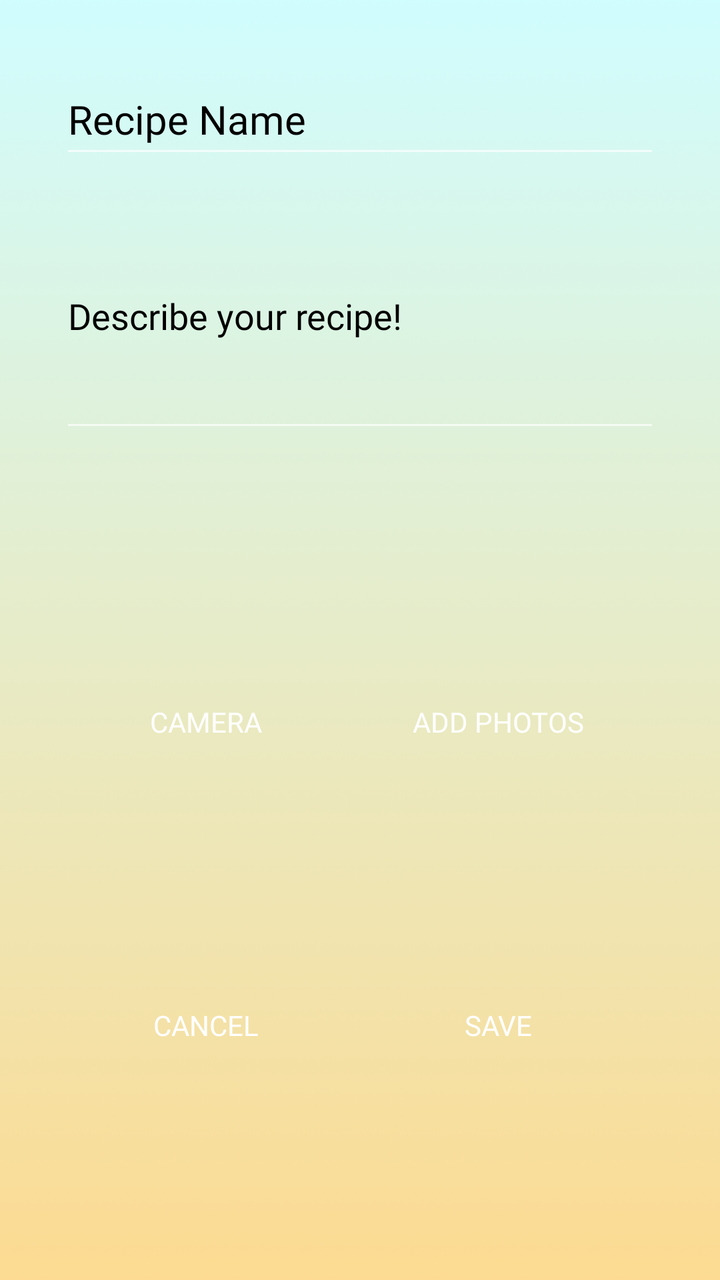
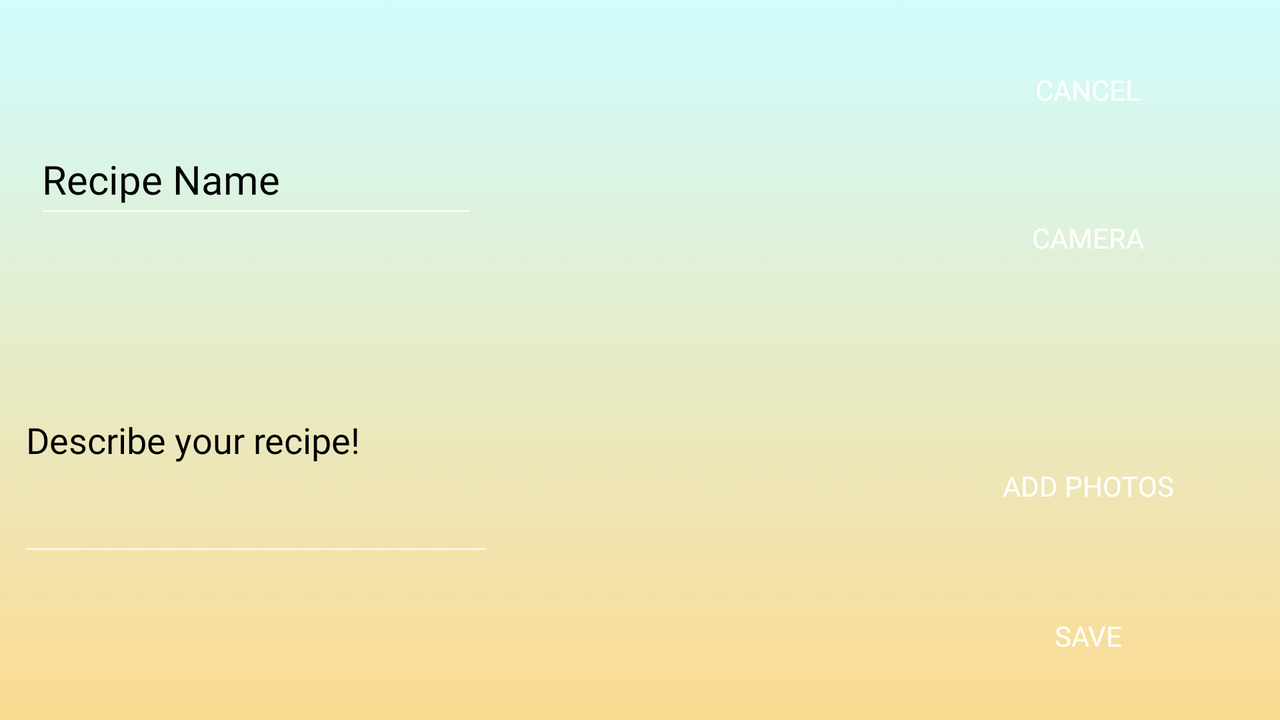

The same Android screen from two of the app's own layout files: first res/layout/ as a phone draws it, then the repository's variant for another configuration, drawn on a device whose configuration selects that folder. Both files follow.
<!-- AndroidManifest.xml: application theme AppTheme -->
<!-- res/layout/content_add_recipe.xml -->
<?xml version="1.0" encoding="utf-8"?>
<android.support.constraint.ConstraintLayout xmlns:android="http://schemas.android.com/apk/res/android"
    xmlns:app="http://schemas.android.com/apk/res-auto"
    xmlns:tools="http://schemas.android.com/tools"
    android:layout_width="match_parent"
    android:layout_height="match_parent"
    android:background="@drawable/background"
    app:layout_behavior="@string/appbar_scrolling_view_behavior"
    tools:context=".AddRecipe"
    tools:showIn="@layout/activity_add_recipe">

    <EditText
        android:id="@+id/recipeName"
        android:layout_width="300dp"
        android:layout_height="52dp"
        android:layout_marginEnd="8dp"
        android:layout_marginStart="8dp"
        android:layout_marginTop="32dp"
        android:ems="10"
        android:fontFamily="@font/cagliostro"
        android:hint="@string/recipeName"
        android:inputType="textPersonName"
        android:textColor="@android:color/background_dark"
        android:textColorHint="@android:color/background_dark"
        android:textSize="20sp"
        app:layout_constraintEnd_toEndOf="parent"
        app:layout_constraintStart_toStartOf="parent"
        app:layout_constraintTop_toTopOf="parent" />

    <Button
        android:id="@+id/recipeName_clear"
        android:layout_width="30dp"
        android:layout_height="30dp"
        android:layout_marginBottom="8dp"
        android:layout_marginEnd="8dp"
        android:layout_marginTop="8dp"
        android:background="@drawable/ic_clear_black_24dp"
        app:layout_constraintBottom_toBottomOf="@+id/recipeName"
        app:layout_constraintEnd_toEndOf="@+id/recipeName"
        app:layout_constraintTop_toTopOf="@+id/recipeName" />

    <EditText
        android:id="@+id/recipeDescription"
        android:layout_width="300dp"
        android:layout_height="129dp"
        android:layout_marginTop="8dp"
        android:ems="10"
        android:fontFamily="@font/cagliostro"
        android:hint="@string/recipeDescription"
        android:inputType="textMultiLine"
        android:textColor="@android:color/background_dark"
        android:textColorHint="@android:color/background_dark"
        app:layout_constraintEnd_toEndOf="@+id/recipeName"
        app:layout_constraintHorizontal_bias="0.0"
        app:layout_constraintStart_toStartOf="@+id/recipeName"
        app:layout_constraintTop_toBottomOf="@+id/recipeName" />

    <Button
        android:id="@+id/recipeDescription_clear"
        android:layout_width="30dp"
        android:layout_height="30dp"
        android:layout_marginBottom="8dp"
        android:layout_marginEnd="8dp"
        android:layout_marginTop="8dp"
        android:background="@drawable/ic_clear_black_24dp"
        app:layout_constraintBottom_toBottomOf="@+id/recipeDescription"
        app:layout_constraintEnd_toEndOf="@+id/recipeDescription"
        app:layout_constraintTop_toTopOf="@+id/recipeDescription" />

    <Button
        android:id="@+id/openCamera"
        android:layout_width="130dp"
        android:layout_height="wrap_content"
        android:layout_marginStart="8dp"
        android:layout_marginTop="8dp"
        android:background="@drawable/side_nav_bar"
        android:fontFamily="@font/cagliostro"
        android:text="@string/openCamera"
        app:layout_constraintStart_toStartOf="@+id/recipeName"
        app:layout_constraintTop_toBottomOf="@+id/recipeImage" />

    <Button
        android:id="@+id/cancel"
        android:layout_width="130dp"
        android:layout_height="wrap_content"
        android:layout_marginBottom="8dp"
        android:layout_marginTop="8dp"
        android:background="@drawable/side_nav_bar"
        android:fontFamily="@font/cagliostro"
        android:text="@android:string/cancel"
        app:layout_constraintBottom_toBottomOf="parent"
        app:layout_constraintStart_toStartOf="@+id/openCamera"
        app:layout_constraintTop_toBottomOf="@+id/openCamera" />

    <Button
        android:id="@+id/save"
        android:layout_width="130dp"
        android:layout_height="wrap_content"
        android:layout_marginBottom="8dp"
        android:layout_marginStart="16dp"
        android:layout_marginTop="8dp"
        android:background="@drawable/side_nav_bar"
        android:fontFamily="@font/cagliostro"
        android:text="@string/save"
        app:layout_constraintBottom_toBottomOf="parent"
        app:layout_constraintEnd_toEndOf="@+id/addPhotos"
        app:layout_constraintStart_toEndOf="@+id/cancel"
        app:layout_constraintTop_toBottomOf="@+id/addPhotos" />

    <ImageView
        android:id="@+id/recipeImage"
        android:layout_width="100dp"
        android:layout_height="100dp"
        android:layout_marginEnd="100dp"
        android:layout_marginStart="100dp"
        android:layout_marginTop="8dp"
        android:contentDescription="@string/recipeImage"
        app:layout_constraintEnd_toEndOf="@+id/recipeName"
        app:layout_constraintHorizontal_bias="0.0"
        app:layout_constraintStart_toStartOf="@+id/recipeName"
        app:layout_constraintTop_toBottomOf="@+id/recipeDescription" />

    <Button
        android:id="@+id/addPhotos"
        android:layout_width="130dp"
        android:layout_height="wrap_content"
        android:layout_marginEnd="8dp"
        android:layout_marginStart="16dp"
        android:layout_marginTop="8dp"
        android:background="@drawable/side_nav_bar"
        android:fontFamily="@font/cagliostro"
        android:text="@string/addPhotos"
        app:layout_constraintEnd_toEndOf="@+id/recipeName_clear"
        app:layout_constraintStart_toEndOf="@+id/openCamera"
        app:layout_constraintTop_toBottomOf="@+id/recipeImage" />

</android.support.constraint.ConstraintLayout>
<!-- res/layout/activity_add_recipe.xml (included above) -->
<?xml version="1.0" encoding="utf-8"?>
<android.support.design.widget.CoordinatorLayout xmlns:android="http://schemas.android.com/apk/res/android"
    xmlns:app="http://schemas.android.com/apk/res-auto"
    xmlns:tools="http://schemas.android.com/tools"
    android:layout_width="match_parent"
    android:layout_height="match_parent"
    tools:context=".AddRecipe">

    <android.support.design.widget.AppBarLayout
        android:layout_width="match_parent"
        android:layout_height="wrap_content"
        android:theme="@style/AppTheme.AppBarOverlay">

        <android.support.v7.widget.Toolbar
            android:id="@+id/toolbar"
            android:layout_width="match_parent"
            android:layout_height="?attr/actionBarSize"
            android:background="?attr/colorPrimary"
            app:popupTheme="@style/AppTheme.PopupOverlay" />

    </android.support.design.widget.AppBarLayout>

    <include layout="@layout/content_add_recipe" />

</android.support.design.widget.CoordinatorLayout>
<!-- resources referenced by this layout -->
<resources>
  <!-- drawable background: png bitmap (drawable, 126099 bytes) -->
  <string name="addPhotos">Add Photos</string>
  <string name="openCamera">Camera</string>
  <string name="recipeDescription">Describe your recipe!</string>
  <string name="recipeImage">Recipe Image</string>
  <string name="recipeName">Recipe Name</string>
  <string name="save">Save</string>
  <style name="AppTheme.AppBarOverlay" parent="ThemeOverlay.AppCompat.Dark.ActionBar" />
  <style name="AppTheme.PopupOverlay" parent="ThemeOverlay.AppCompat.Light" />
  <!-- from res/values-v21/ -->
  <style name="AppTheme" parent="Theme.AppCompat.NoActionBar">
          
          <item name="colorPrimaryDark">?android:attr/colorButtonNormal</item>
          <item name="android:colorBackground">@android:color/background_light</item>
          <item name="android:windowBackground">@color/colorPrimary</item>
          <item name="android:navigationBarColor">@color/colorPrimary</item>
      </style>
  <color name="colorPrimary">#4bd1b6</color>
</resources>
<!-- res/layout-land/content_add_recipe.xml (the repository's variant of the layout above) -->
<!-- drawn on the phone turned sideways -->
<?xml version="1.0" encoding="utf-8"?>
<android.support.constraint.ConstraintLayout xmlns:android="http://schemas.android.com/apk/res/android"
    xmlns:app="http://schemas.android.com/apk/res-auto"
    xmlns:tools="http://schemas.android.com/tools"
    android:layout_width="match_parent"
    android:layout_height="match_parent"
    android:background="@drawable/background"
    app:layout_behavior="@string/appbar_scrolling_view_behavior"
    tools:context=".AddRecipe"
    tools:showIn="@layout/activity_add_recipe">

    <RelativeLayout
        android:id="@+id/centerView"
        android:layout_width="177dp"
        android:layout_height="match_parent"
        app:layout_constraintBottom_toBottomOf="parent"
        app:layout_constraintEnd_toStartOf="@+id/rightView"
        app:layout_constraintStart_toStartOf="@+id/guideline"
        app:layout_constraintTop_toTopOf="parent">

        <ImageView
            android:id="@+id/recipeImage"
            android:layout_width="100dp"
            android:layout_height="100dp"
            android:layout_centerInParent="true"
            android:contentDescription="@string/recipeImage"
            app:layout_constraintHorizontal_bias="0.0" />
    </RelativeLayout>

    <RelativeLayout
        android:id="@+id/leftView"
        android:layout_width="238dp"
        android:layout_height="300dp"
        app:layout_constraintBottom_toBottomOf="parent"
        app:layout_constraintEnd_toStartOf="@+id/guideline"
        app:layout_constraintStart_toStartOf="parent"
        app:layout_constraintTop_toTopOf="parent">

        <EditText
            android:id="@+id/recipeName"
            android:layout_width="300dp"
            android:layout_height="52dp"
            android:layout_marginEnd="8dp"
            android:layout_marginStart="8dp"
            android:layout_marginTop="32dp"
            android:ems="10"
            android:fontFamily="@font/cagliostro"
            android:hint="@string/recipeName"
            android:inputType="textPersonName"
            android:textColor="@android:color/background_dark"
            android:textColorHint="@android:color/background_dark"
            android:textSize="20sp"
            app:layout_constraintEnd_toEndOf="parent"
            app:layout_constraintStart_toStartOf="parent"
            app:layout_constraintTop_toTopOf="parent" />

        <Button
            android:id="@+id/recipeName_clear"
            android:layout_width="30dp"
            android:layout_height="30dp"
            android:layout_alignBaseline="@+id/recipeName"
            android:layout_alignParentEnd="true"
            android:layout_marginEnd="28dp"
            android:background="@drawable/ic_clear_black_24dp"
            app:layout_constraintBottom_toBottomOf="@+id/recipeName"
            app:layout_constraintEnd_toEndOf="@+id/recipeName"
            app:layout_constraintTop_toTopOf="@+id/recipeName" />

        <EditText
            android:id="@+id/recipeDescription"
            android:layout_width="300dp"
            android:layout_height="129dp"
            android:layout_alignParentBottom="true"
            android:layout_marginBottom="47dp"
            android:ems="10"
            android:fontFamily="@font/cagliostro"
            android:hint="@string/recipeDescription"
            android:inputType="textMultiLine"
            android:textColor="@android:color/background_dark"
            android:textColorHint="@android:color/background_dark"
            app:layout_constraintEnd_toEndOf="@+id/recipeName"
            app:layout_constraintHorizontal_bias="0.0"
            app:layout_constraintStart_toStartOf="@+id/recipeName"
            app:layout_constraintTop_toBottomOf="@+id/recipeName" />

        <Button
            android:id="@+id/recipeDescription_clear"
            android:layout_width="30dp"
            android:layout_height="30dp"
            android:layout_alignBaseline="@+id/recipeDescription"
            android:layout_alignParentEnd="true"
            android:layout_marginEnd="15dp"
            android:background="@drawable/ic_clear_black_24dp"
            app:layout_constraintBottom_toBottomOf="@+id/recipeDescription"
            app:layout_constraintEnd_toEndOf="@+id/recipeDescription"
            app:layout_constraintTop_toTopOf="@+id/recipeDescription" />

    </RelativeLayout>

    <RelativeLayout
        android:id="@+id/rightView"
        android:layout_width="174dp"
        android:layout_height="match_parent"
        app:layout_constraintBottom_toBottomOf="parent"
        app:layout_constraintEnd_toEndOf="parent"
        app:layout_constraintStart_toStartOf="@+id/guideline3"
        app:layout_constraintTop_toTopOf="parent">

        <Button
            android:id="@+id/openCamera"
            android:layout_width="130dp"
            android:layout_height="wrap_content"
            android:layout_alignParentTop="true"
            android:layout_centerHorizontal="true"
            android:layout_marginTop="95dp"
            android:background="@drawable/side_nav_bar"
            android:fontFamily="@font/cagliostro"
            android:text="@string/openCamera" />

        <Button
            android:id="@+id/cancel"
            android:layout_width="130dp"
            android:layout_height="wrap_content"
            android:layout_alignParentTop="true"
            android:layout_centerHorizontal="true"
            android:layout_marginTop="21dp"
            android:background="@drawable/side_nav_bar"
            android:fontFamily="@font/cagliostro"
            android:text="@android:string/cancel" />

        <Button
            android:id="@+id/save"
            android:layout_width="130dp"
            android:layout_height="wrap_content"
            android:layout_alignParentBottom="true"
            android:layout_centerHorizontal="true"
            android:layout_marginBottom="18dp"
            android:background="@drawable/side_nav_bar"
            android:fontFamily="@font/cagliostro"
            android:text="@string/save"
            app:layout_constraintBottom_toBottomOf="parent" />

        <Button
            android:id="@+id/addPhotos"
            android:layout_width="130dp"
            android:layout_height="wrap_content"
            android:layout_alignParentBottom="true"
            android:layout_centerHorizontal="true"
            android:layout_marginBottom="93dp"
            android:background="@drawable/side_nav_bar"
            android:fontFamily="@font/cagliostro"
            android:text="@string/addPhotos" />
    </RelativeLayout>

    <android.support.constraint.Guideline
        android:id="@+id/guideline"
        android:layout_width="wrap_content"
        android:layout_height="wrap_content"
        android:orientation="vertical"
        app:layout_constraintGuide_percent="0.4" />

    <android.support.constraint.Guideline
        android:id="@+id/guideline3"
        android:layout_width="wrap_content"
        android:layout_height="wrap_content"
        android:orientation="vertical"
        app:layout_constraintGuide_percent="0.7" />

</android.support.constraint.ConstraintLayout>
<!-- res/layout/content_add_recipe.xml (included above) -->
<?xml version="1.0" encoding="utf-8"?>
<android.support.constraint.ConstraintLayout xmlns:android="http://schemas.android.com/apk/res/android"
    xmlns:app="http://schemas.android.com/apk/res-auto"
    xmlns:tools="http://schemas.android.com/tools"
    android:layout_width="match_parent"
    android:layout_height="match_parent"
    android:background="@drawable/background"
    app:layout_behavior="@string/appbar_scrolling_view_behavior"
    tools:context=".AddRecipe"
    tools:showIn="@layout/activity_add_recipe">

    <EditText
        android:id="@+id/recipeName"
        android:layout_width="300dp"
        android:layout_height="52dp"
        android:layout_marginEnd="8dp"
        android:layout_marginStart="8dp"
        android:layout_marginTop="32dp"
        android:ems="10"
        android:fontFamily="@font/cagliostro"
        android:hint="@string/recipeName"
        android:inputType="textPersonName"
        android:textColor="@android:color/background_dark"
        android:textColorHint="@android:color/background_dark"
        android:textSize="20sp"
        app:layout_constraintEnd_toEndOf="parent"
        app:layout_constraintStart_toStartOf="parent"
        app:layout_constraintTop_toTopOf="parent" />

    <Button
        android:id="@+id/recipeName_clear"
        android:layout_width="30dp"
        android:layout_height="30dp"
        android:layout_marginBottom="8dp"
        android:layout_marginEnd="8dp"
        android:layout_marginTop="8dp"
        android:background="@drawable/ic_clear_black_24dp"
        app:layout_constraintBottom_toBottomOf="@+id/recipeName"
        app:layout_constraintEnd_toEndOf="@+id/recipeName"
        app:layout_constraintTop_toTopOf="@+id/recipeName" />

    <EditText
        android:id="@+id/recipeDescription"
        android:layout_width="300dp"
        android:layout_height="129dp"
        android:layout_marginTop="8dp"
        android:ems="10"
        android:fontFamily="@font/cagliostro"
        android:hint="@string/recipeDescription"
        android:inputType="textMultiLine"
        android:textColor="@android:color/background_dark"
        android:textColorHint="@android:color/background_dark"
        app:layout_constraintEnd_toEndOf="@+id/recipeName"
        app:layout_constraintHorizontal_bias="0.0"
        app:layout_constraintStart_toStartOf="@+id/recipeName"
        app:layout_constraintTop_toBottomOf="@+id/recipeName" />

    <Button
        android:id="@+id/recipeDescription_clear"
        android:layout_width="30dp"
        android:layout_height="30dp"
        android:layout_marginBottom="8dp"
        android:layout_marginEnd="8dp"
        android:layout_marginTop="8dp"
        android:background="@drawable/ic_clear_black_24dp"
        app:layout_constraintBottom_toBottomOf="@+id/recipeDescription"
        app:layout_constraintEnd_toEndOf="@+id/recipeDescription"
        app:layout_constraintTop_toTopOf="@+id/recipeDescription" />

    <Button
        android:id="@+id/openCamera"
        android:layout_width="130dp"
        android:layout_height="wrap_content"
        android:layout_marginStart="8dp"
        android:layout_marginTop="8dp"
        android:background="@drawable/side_nav_bar"
        android:fontFamily="@font/cagliostro"
        android:text="@string/openCamera"
        app:layout_constraintStart_toStartOf="@+id/recipeName"
        app:layout_constraintTop_toBottomOf="@+id/recipeImage" />

    <Button
        android:id="@+id/cancel"
        android:layout_width="130dp"
        android:layout_height="wrap_content"
        android:layout_marginBottom="8dp"
        android:layout_marginTop="8dp"
        android:background="@drawable/side_nav_bar"
        android:fontFamily="@font/cagliostro"
        android:text="@android:string/cancel"
        app:layout_constraintBottom_toBottomOf="parent"
        app:layout_constraintStart_toStartOf="@+id/openCamera"
        app:layout_constraintTop_toBottomOf="@+id/openCamera" />

    <Button
        android:id="@+id/save"
        android:layout_width="130dp"
        android:layout_height="wrap_content"
        android:layout_marginBottom="8dp"
        android:layout_marginStart="16dp"
        android:layout_marginTop="8dp"
        android:background="@drawable/side_nav_bar"
        android:fontFamily="@font/cagliostro"
        android:text="@string/save"
        app:layout_constraintBottom_toBottomOf="parent"
        app:layout_constraintEnd_toEndOf="@+id/addPhotos"
        app:layout_constraintStart_toEndOf="@+id/cancel"
        app:layout_constraintTop_toBottomOf="@+id/addPhotos" />

    <ImageView
        android:id="@+id/recipeImage"
        android:layout_width="100dp"
        android:layout_height="100dp"
        android:layout_marginEnd="100dp"
        android:layout_marginStart="100dp"
        android:layout_marginTop="8dp"
        android:contentDescription="@string/recipeImage"
        app:layout_constraintEnd_toEndOf="@+id/recipeName"
        app:layout_constraintHorizontal_bias="0.0"
        app:layout_constraintStart_toStartOf="@+id/recipeName"
        app:layout_constraintTop_toBottomOf="@+id/recipeDescription" />

    <Button
        android:id="@+id/addPhotos"
        android:layout_width="130dp"
        android:layout_height="wrap_content"
        android:layout_marginEnd="8dp"
        android:layout_marginStart="16dp"
        android:layout_marginTop="8dp"
        android:background="@drawable/side_nav_bar"
        android:fontFamily="@font/cagliostro"
        android:text="@string/addPhotos"
        app:layout_constraintEnd_toEndOf="@+id/recipeName_clear"
        app:layout_constraintStart_toEndOf="@+id/openCamera"
        app:layout_constraintTop_toBottomOf="@+id/recipeImage" />

</android.support.constraint.ConstraintLayout>
